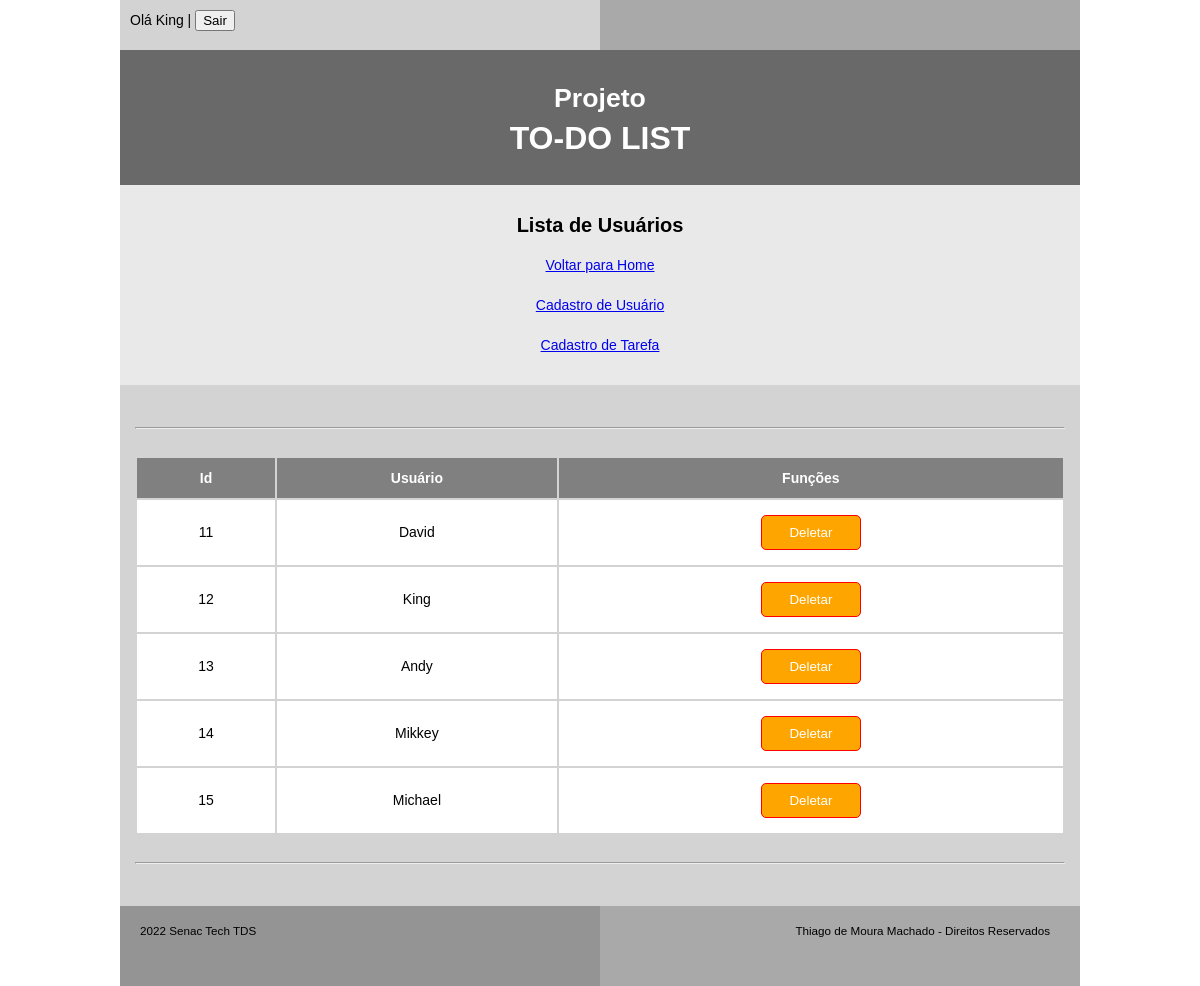
The app's page /view/listaUsuarios.php (signed in), older data.
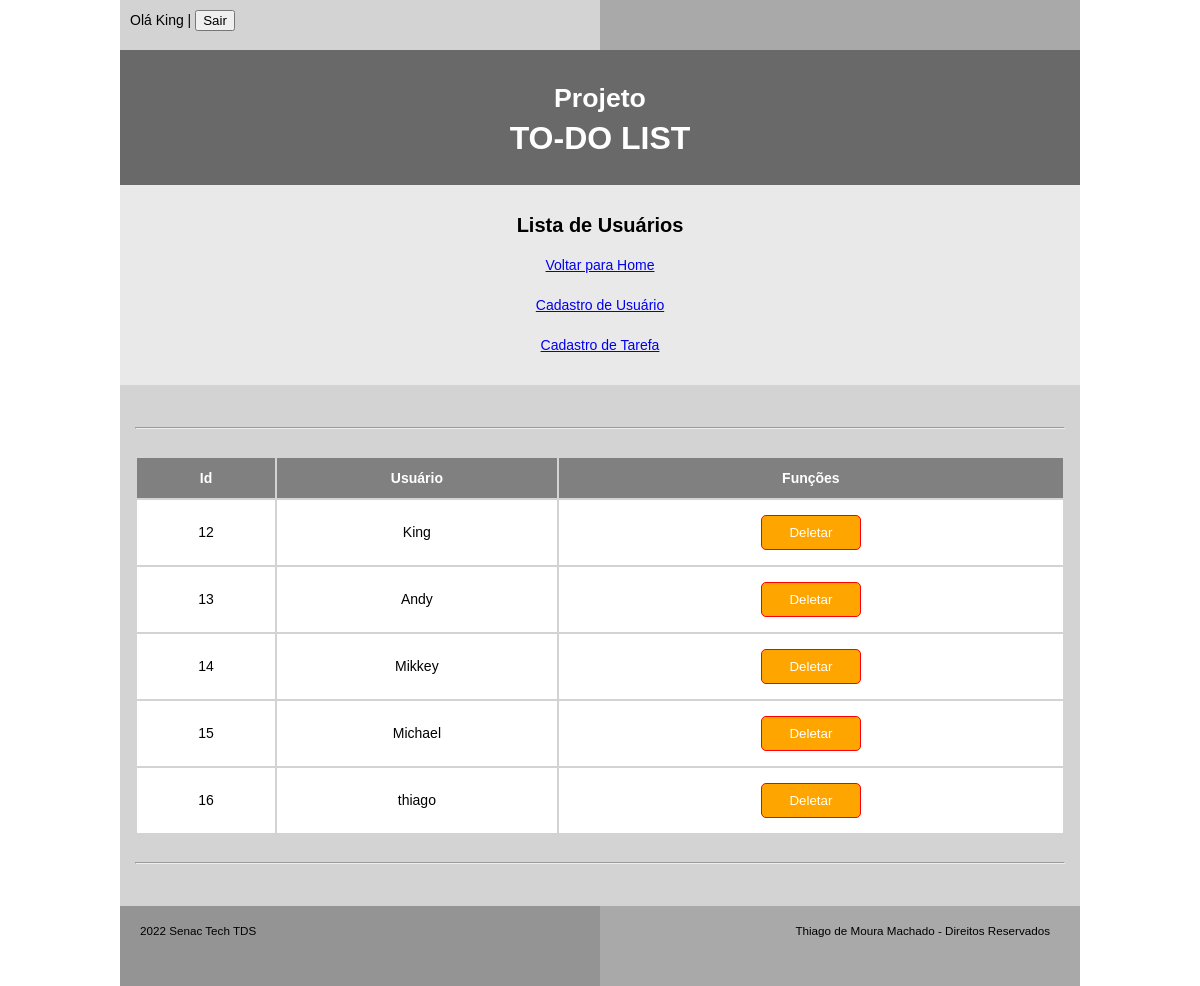
The same page, newer data.
### tables this page shows
CREATE TABLE `user` (
  `iduser` int(11) NOT NULL,
  `usuario` varchar(45) NOT NULL,
  `senha` varchar(60) NOT NULL,
  `perfilAcesso` varchar(45) NOT NULL
);

### controller/cUsuario.php (called while the page is built, shortened)
<?php
class cUsuario {
    public function getUsuarios() {
        $pdo = require_once '../pdo/connection.php';
        $sql = "select iduser, usuario from user";
        $sth = $pdo->prepare($sql);
        $sth->execute();
        $result = $sth->fetchAll();
        return $result;
    }
}

### view/listaUsuarios.php (the view, shortened to what this page needs)
<!DOCTYPE html>
<?php
require_once '../controller/cUsuario.php';
$cadUser = new cUsuario();
$listaUser = $cadUser->getUsuarios();
?>
<html>
<head>
    <html lang="pt-br">
    <link rel="stylesheet" type="text/css" href="../estilos.css">
</head>
<body>
<div class="container">
        <div class="top">
            <div class="topEsq topLogado">
            <?php
        if (isset($_SESSION['logadoN']) && $_SESSION['logadoN'] == true) {
            echo " Olá " . $_SESSION['usuarioN'] . " | ";
            echo "<button onclick=" . "location.href='../controller/logout.php'" . ">Sair</button>";
        } else {
            header("Location: view/login.php");
        }
        ?>
        </div>
            <div class="topDir"></div>
        </div>
        <div class="titPrincipal">
            <h1 class="titProj"><small>Projeto</small><br>
            TO-DO LIST</h1>
        </div>
        <div class="botaoPrincipal">
            <h3>Lista de Usuários</h3>
            <a href="../index.php" target="_self">Voltar para Home</a><br>
            <br>
            <a href="cadUsuario.php" target="_self">Cadastro de Usuário</a><br>
            <br>
            <a href="cadTarefa.php" target="_self">Cadastro de Tarefa</a><br>
            <br>
        </div>
        <div class="content">
            <br>
            <hr>
            <br>
            <table style="width: 100%;">
        <thead>
            <tr style="background-color: gray; color: white;">
                <th style="padding: 10px;">Id</th>
                <th style="padding: 10px;">Usuário</th>
                <th style="padding: 10px;">Funções</th>
            </tr>
        </thead>
        <tbody>
            <?php foreach ($listaUser as $user): ?>
                <tr style="background-color: white;">
                    <td style="padding: 10px; text-align: center">
                        <?php echo $user['iduser']; ?>
                    </td>
                    <td style="padding: 10px; text-align: center">
                        <?php echo $user['usuario']; ?>
                    </td>
                    <td style="padding: 10px; text-align: center">
                    <form action="../controller/deletarUser.php" method="post">
                            <input type="submit" value="Deletar" name="deletar" style="background-color: orange; border-color: red; color: white; cursor: pointer; width:100px; padding: 5px; margin: 5px;">
                        </form>
                    </td>
                </tr>
            <?php endforeach; ?>
        </tbody>
    </table>
    <br>
    <hr>
    <br>
        </div>
        <div class="footer">
            <div class="footerEsq"><p class="assinaSenac"><small>2022 Senac Tech TDS</small></p></div>
            <div class="footerDir"><p class="assinaAutor"><small>Thiago de Moura Machado - Direitos Reservados</small></p></div>
        </div>
    </div>
</body>
</html>

Row changes from the older to the newer data that the page shows:
removed user: iduser "11", usuario "David"
added user: iduser "16", usuario "thiago"
